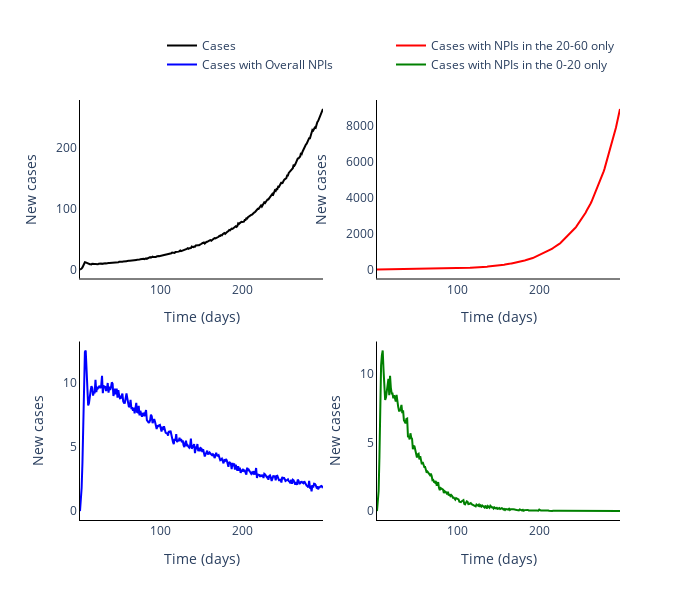

Notebook code for this chart:
### Markdown cell above
## Plot agreggated local incidence numbers

### Code cell
# Plot (bar chart cases each day)
from plotly.subplots import make_subplots
fig = go.Figure()
fig = make_subplots(rows=2, cols=2)

# Plot of incidences
fig.add_trace(
    go.Scatter(
        x=times[1:],
        y=simple_realistic_agg_cases_mean[1:],
        name='Cases',
        line_color = 'black'
    ),
    row=1,col=1
)

fig.add_trace(
    go.Scatter(
        x=times[1:],
        y=simple_realistic_wrong_target_agg_cases_mean[1:],
        name='Cases with NPIs in the 20-60 only',
        line_color = 'red'
    ),row=1,col=2
)

fig.add_trace(
    go.Scatter(
        x=times[1:],
        y=simple_realistic_overall_agg_cases_mean[1:],
        name='Cases with Overall NPIs',
        line_color = 'blue'
    ),row=2,col=1
)

fig.add_trace(
    go.Scatter(
        x=times[1:],
        y=simple_realistic_target_agg_cases_mean[1:],
        name='Cases with NPIs in the 0-20 only',
        line_color = 'green'
    ),row=2,col=2
)

# Add axis labels
fig.update_layout(
    boxmode='group',
    width=700,
    height=600,
    plot_bgcolor='white',
    xaxis=dict(
        title='Time (days)',
        linecolor='black'),
    yaxis=dict(
        title='New cases',
        linecolor='black'),
    xaxis2=dict(
        title='Time (days)',
        linecolor='black'),
    yaxis2=dict(
        title='New cases',
        linecolor='black'),
    xaxis3=dict(
        title='Time (days)',
        linecolor='black'),
    yaxis3=dict(
        title='New cases',
        linecolor='black'),
    xaxis4=dict(
        title='Time (days)',
        linecolor='black'),
    yaxis4=dict(
        title='New cases',
        linecolor='black'),
    legend=dict(
        orientation="h",
        yanchor="bottom",
        y=1.05,
        xanchor="right",
        x=1
    ))

fig.write_image('images/Different_simple_realistic_intervention_effects.pdf')
fig.show()

### Figure 1 — Plotly figure (JSON) as saved in the notebook; plotly's stock layout.template omitted (floating-point values rounded to 4 significant figures; data arrays with more than 128 entries replaced by an {"elided": "..."} marker saying what was removed)
{"data": [{"line": {"color": "black"}, "name": "Cases", "type": "scatter", "x": {"elided": "299 int values"}, "xaxis": "x", "y": {"elided": "299 float values"}, "yaxis": "y"}, {"line": {"color": "red"}, "name": "Cases with NPIs in the 20-60 only", "type": "scatter", "x": {"elided": "299 int values"}, "xaxis": "x2", "y": {"elided": "299 float values"}, "yaxis": "y2"}, {"line": {"color": "blue"}, "name": "Cases with Overall NPIs", "type": "scatter", "x": {"elided": "299 int values"}, "xaxis": "x3", "y": {"elided": "299 float values"}, "yaxis": "y3"}, {"line": {"color": "green"}, "name": "Cases with NPIs in the 0-20 only", "type": "scatter", "x": {"elided": "299 int values"}, "xaxis": "x4", "y": {"elided": "299 float values"}, "yaxis": "y4"}], "layout": {"boxmode": "group", "height": 600, "legend": {"orientation": "h", "x": 1, "xanchor": "right", "y": 1.05, "yanchor": "bottom"}, "plot_bgcolor": "white", "width": 700, "xaxis": {"anchor": "y", "domain": [0, 0.45], "linecolor": "black", "title": {"text": "Time (days)"}}, "xaxis2": {"anchor": "y2", "domain": [0.55, 1], "linecolor": "black", "title": {"text": "Time (days)"}}, "xaxis3": {"anchor": "y3", "domain": [0, 0.45], "linecolor": "black", "title": {"text": "Time (days)"}}, "xaxis4": {"anchor": "y4", "domain": [0.55, 1], "linecolor": "black", "title": {"text": "Time (days)"}}, "yaxis": {"anchor": "x", "domain": [0.575, 1], "linecolor": "black", "title": {"text": "New cases"}}, "yaxis2": {"anchor": "x2", "domain": [0.575, 1], "linecolor": "black", "title": {"text": "New cases"}}, "yaxis3": {"anchor": "x3", "domain": [0, 0.425], "linecolor": "black", "title": {"text": "New cases"}}, "yaxis4": {"anchor": "x4", "domain": [0, 0.425], "linecolor": "black", "title": {"text": "New cases"}}}}
